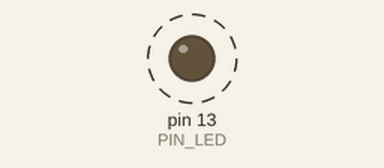
The sketch below on a simulated Arduino Uno, built with avr-gcc and run on an emulated ATmega328P. On the bench: output pins drawn as LEDs (lit = HIGH). Dashed ring = blinking. What the sketch prints to the serial monitor is not drawn.

Above: at 0.2 s.
Timing chart, 0 to 3.0 s (numbered marks = the images above):
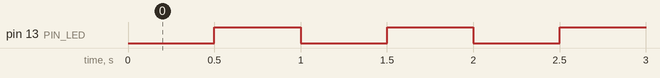

The sketch:

01_LED_Blink.ino
```cpp
/*
 * =====================================================================
 *  Arduino Lab Nexus v6.1.0 STABLE  -  LED Blink
 * =====================================================================
 *  Explication : Clignotement d'une LED externe sans delay() (millis).
 *  Carte       : Arduino UNO / Nano (ATmega328P) - compatible Mega
 *  Moniteur    : 9600 bauds
 *
 *  Câblage :
 *   Arduino D13    -> LED anode (+) via 220 ohms
 *   Arduino GND    -> LED cathode (-)
 *
 *  Bibliothèques requises (arduino-cli lib install "...") : aucune
 * =====================================================================
 */
// @libs:

const uint8_t PIN_LED = 13;              // LED externe (ou LED intégrée)
const unsigned long PERIODE_MS = 500;    // demi-période de clignotement

unsigned long dernierChangement = 0;
bool etatLed = false;

void setup() {
  pinMode(PIN_LED, OUTPUT);
  Serial.begin(9600);
  Serial.println(F("[01] LED Blink pret"));
}

void loop() {
  // Non bloquant : on compare le temps écoulé au lieu d'attendre
  if (millis() - dernierChangement >= PERIODE_MS) {
    dernierChangement = millis();
    etatLed = !etatLed;
    digitalWrite(PIN_LED, etatLed ? HIGH : LOW);
  }
}
```

Measured:
- by itself, pin 13 (PIN_LED): alternates HIGH for 0.50 s and LOW for 0.50 s
